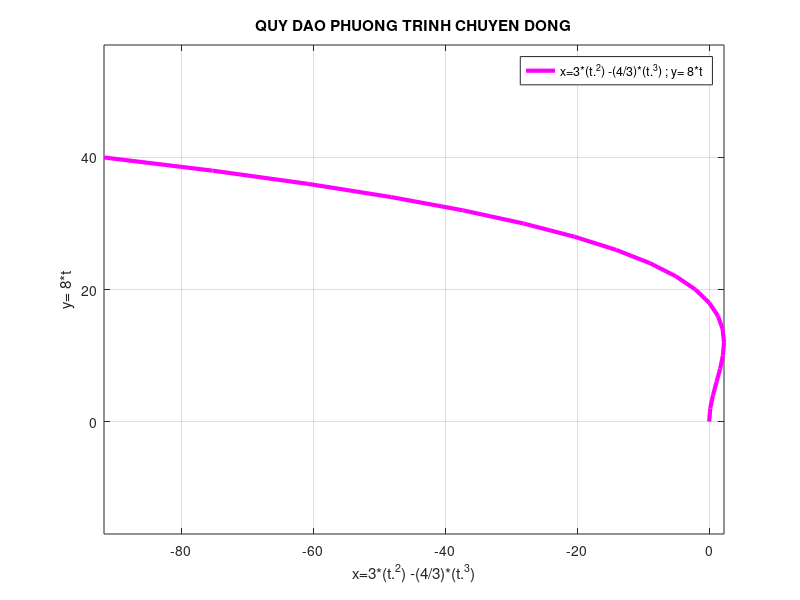

MATLAB code to generate this figure: (Note: this script raises an error after producing the figure.)
%VE DO THI
     t=0:5/20:5;
     x=3*(t.^2) -(4/3)*(t.^3);
     y= 8*t;
 plot(x,y,'m','LineWidth',3); 
 legend('x=3*(t.^2) -(4/3)*(t.^3) ; y= 8*t');
   title('QUY DAO PHUONG TRINH CHUYEN DONG');
      axis equal;
      xlabel('x=3*(t.^2) -(4/3)*(t.^3)');
      ylabel('y= 8*t');
 grid on;
%TINH BAN KINH CONG (Curve Radiation)
syms x y t
 disp('PHUONG TRINH QUY DAO');
     x=3*(t.^2) -(4/3)*(t.^3)
     y= 8*t
          vx=diff(x,t);
          vy=diff(y,t);
          ax=diff(x,t,2);
          ay=diff(y,t,2);
          v(t)=sqrt(vx^2 + vy^2);
          a(t)=sqrt(ax^2 + ay^2); 
          at=abs(diff(sqrt(vx^2 + vy^2),t));
          an=sqrt(a^2 -at^2);
 disp('Ban kinh cong quy dao tai thoi diem t= 1s la: R(1)= v(1)^2/an(1)=');
 pretty(subs((v(t)^2/an),t,1))
